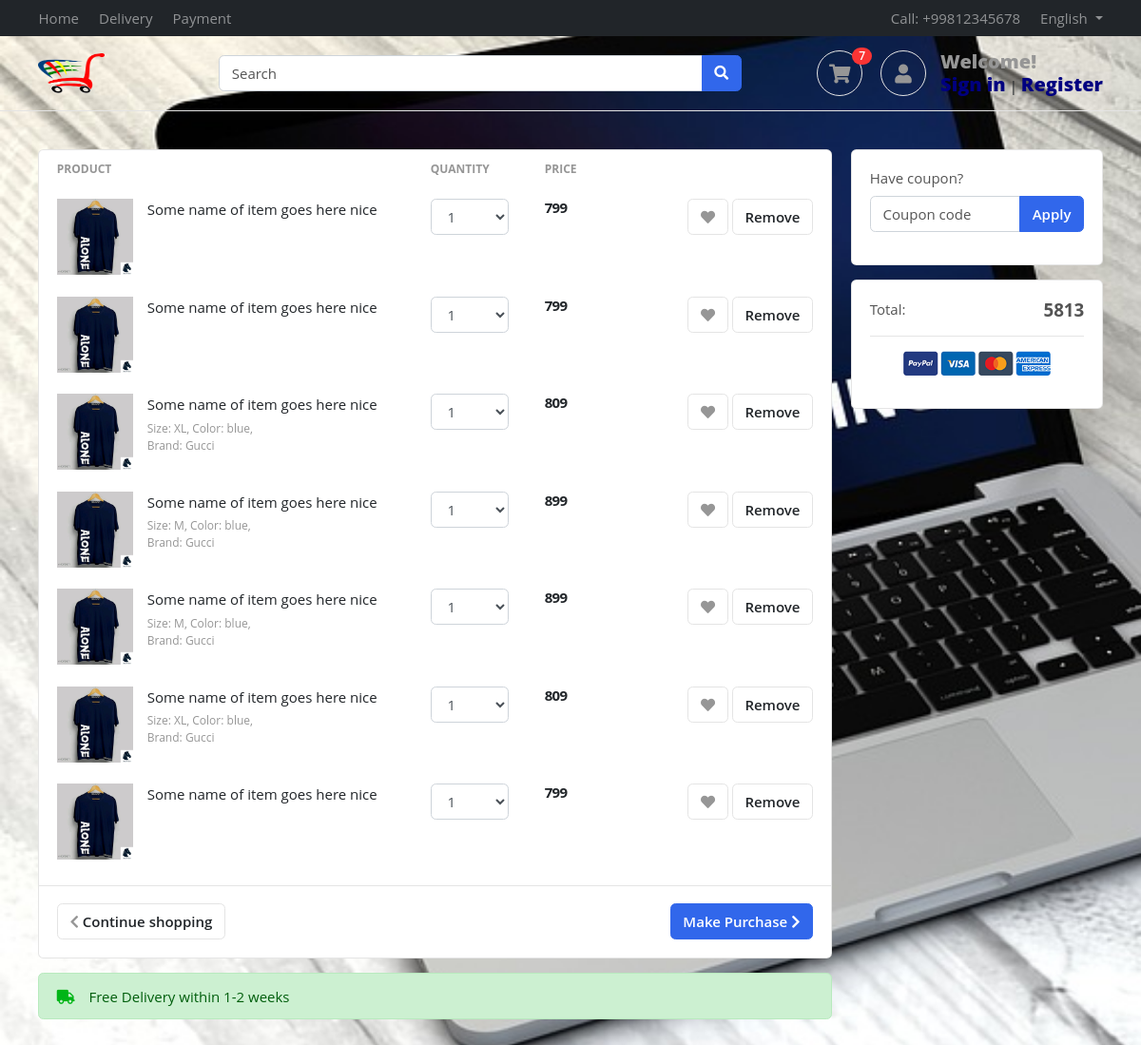
The page /accounts/cart/ (signed in) on the database its author committed.
### accounts/models.py (models this page shows)
class Profile(BaseModel):
    user=models.OneToOneField(User,on_delete=models.CASCADE,related_name='profile')
    is_email_verified=models.BooleanField(default=False)
    email_token=models.CharField(max_length=100,null=True,blank=True)
    profile_image=models.ImageField(upload_to='profile')
    def get_cart_count(self):
        return CartItems.objects.filter(cart__is_paid = False , cart__user = self.user).count()

class CartItems(BaseModel):
    cart=models.ForeignKey(Cart,on_delete=models.CASCADE,related_name='cart_items')
    quantity=models.PositiveIntegerField(default=1)
    product=models.ForeignKey(Product,on_delete=models.SET_NULL,null=True,blank=True)
    color_variant=models.ForeignKey(ColorVariant,on_delete=models.SET_NULL,null=True,blank=True)
    size_variant=models.ForeignKey(SizeVariant,on_delete=models.SET_NULL,null=True,blank=True)
    def get_product_price(self):
        price = [self.product.price]
        if self.color_variant:
            color_variant_price = self.color_variant.price
            price.append(color_variant_price)
        if self.size_variant:
            size_variant_price = self.size_variant.price
            price.append(size_variant_price)
        return sum(price)

class Cart(BaseModel):
    user=models.ForeignKey(User,on_delete=models.CASCADE,related_name='carts')
    coupon=models.ForeignKey(Coupon ,on_delete=models.SET_NULL,null=True,blank=True)
    is_paid=models.BooleanField(default=False)
    def get_cart_total(self):
        cart_items = self.cart_items.all()
        price=[]
        for cart_item in cart_items:
            price.append(cart_item.product.price)
            if cart_item.color_variant:
                color_variant_price = cart_item.color_variant.price
                price.append(color_variant_price)
            if cart_item.size_variant:
                size_variant_price = cart_item.size_variant.price
                price.append(size_variant_price)
        if self.coupon:
            if self.coupon.minimum_amount < sum(price):
             return sum(price) - self.coupon.discount_price
        return sum(price)

### products/models.py (models this page shows, shortened)
class Product(BaseModel):
    product_name=models.CharField(max_length=150)
    slug=models.SlugField(unique=True,null=True,blank=True)
    category=models.ForeignKey(Category,on_delete=models.CASCADE,related_name='products')
    price=models.IntegerField()
    product_description=models.TextField()
    color_variant = models.ManyToManyField(ColorVariant , blank=True)
    size_variant = models.ManyToManyField(SizeVariant , blank=True)

class ProductImage(BaseModel):
    product=models.ForeignKey(Product,on_delete=models.CASCADE,related_name='product_images')
    image=models.ImageField(upload_to="product")

class SizeVariant(BaseModel):
    size_name = models.CharField(max_length=100)
    price = models.IntegerField(default=0)

### accounts/views.py (the view, shortened to what this page needs)
# urls.py: path('cart/' , cart ,name="cart"),
def cart(request):
    cart_obj =  Cart.objects.get(is_paid=False, user=request.user)
    context = {'cart': cart_obj}
    return render(request,'accounts/cart.html',context )

### templates/accounts/cart.html (shortened to what this page needs)
{% extends 'base/base.html' %}
{% block  start %}
			      <section class="section-content padding-y">
					<div class="container">
					<div class="row">
						<main class="col-md-9">
					<div class="card">
					<table class="table table-borderless table-shopping-cart">
					<thead class="text-muted">
					<tr class="small text-uppercase">
					  <th scope="col">Product</th>
					  <th scope="col" width="120">Quantity</th>
					  <th scope="col" width="120">Price</th>
					  <th scope="col" class="text-right" width="200"> </th>
					</tr>
					</thead>
					<tbody>
						{% for cart_item in cart.cart_items.all %}
					<tr>
						<td>
							<figure class="itemside">
								<div class="aside"><img src="/media/{{cart_item.product.product_images.first.image}}" class="img-sm"></div>
								<figcaption class="info">
									<a href="#" class="title text-dark">Some name of item goes here nice</a>
									{% if cart_item.size_variant %}
									<p class="text-muted small">Size: {{cart_item.size_variant.size_name}}, Color: blue, <br> Brand: Gucci</p>
									{% endif %}
								</figcaption>
							</figure>
						</td>
						<td>
						<select class="form-control">
								<option>1</option>
							</select>
						</td>
						<td>
							<div class="price-wrap">
								<var class="price">{{cart_item.get_product_price}}</var>
							</div>
						</td>
						<td class="text-right">
						<a data-original-title="Save to Wishlist" title="" href="" class="btn btn-light" data-toggle="tooltip"> <i class="fa fa-heart"></i></a>
						<a href="{% url 'remove_cart' cart_item.uid %}" class="btn btn-light"> Remove</a>
						</td>
					</tr>
					{% endfor %}
				   </tbody>
					</table>
					<div class="card-body border-top">
						<a href=" " class="btn btn-primary float-md-right"> Make Purchase <i class="fa fa-chevron-right"></i> </a>
						<a href="#" class="btn btn-light"> <i class="fa fa-chevron-left"></i> Continue shopping </a>
					</div>
					</div>
					<div class="alert alert-success mt-3">
						<p class="icontext"><i class="icon text-success fa fa-truck"></i> Free Delivery within 1-2 weeks</p>
					</div>
						</main>
						<aside class="col-md-3">
							<div class="card mb-3">
								<div class="card-body">
								<form method="POST">
									<div class="form-group">
										<label>Have coupon?</label>
										<div class="input-group">
											<input type="text" name="coupon" class="form-control"  placeholder="Coupon code">
                                            <span class="input-group-append">
												<button type="submit" class="btn btn-primary">Apply</button>
											</span>
										</div>
									</div>
								</form>
								</div>
							</div>
							<div class="card">
								<div class="card-body">
										<dl class="dlist-align">
										  <dt>Total:</dt>
										  <dd class="text-right  h5"><strong>{{cart.get_cart_total}}</strong></dd>
										</dl>
										<hr>
										<p class="text-center mb-3">
											<img src="/media/images/misc/payments.png" height="26">
										</p>
								</div>
							</div>
						</aside>
					</div>
					</div>
					</section>
{% endblock %}

### templates/base/base.html (shortened to what this page needs)
<!DOCTYPE HTML>
<html lang="en">
<head>
<link href="/media/css/bootstrap.css" rel="stylesheet" type="text/css"/>
<link href="/media/fonts/fontawesome/css/all.min.css" type="text/css" rel="stylesheet">
<link href="/media/css/ui.css" rel="stylesheet" type="text/css"/>
<link href="/media/css/responsive.css" rel="stylesheet" />
</head>
<body>
	<header class="section-header">
		<nav class="navbar navbar-dark navbar-expand p-0 bg-dark">
		<div class="container">
			<ul class="navbar-nav d-none d-md-flex mr-auto">
				<li class="nav-item"><a class="nav-link" href="#">Home</a></li>
				<li class="nav-item"><a class="nav-link" href="#">Delivery</a></li>
				<li class="nav-item"><a class="nav-link" href="#">Payment</a></li>
			</ul>
			<ul class="navbar-nav">
				<li class="nav-item"><a href="#" class="nav-link"> Call: +99812345678 </a></li>
				<li class="nav-item dropdown">
					 <a href="#" class="nav-link dropdown-toggle" data-toggle="dropdown"> English </a>
				</li>
			</ul>
		  </div>
		</nav>
		<section class="header-main border-bottom">
			<div class="container">
		<div class="row align-items-center">
			<div class="col-lg-2 col-4">
				<div class="brand-wrap">
					<img style="height:100px;width:70px;" class="logo" src="/media/images/logo1.png">
				</div>
			</div>
			<div class="col-lg-6 col-sm-12">
				<form action="#" class="search">
					<div class="input-group w-100">
						<input type="text" class="form-control" placeholder="Search">
						<div class="input-group-append">
						  <button class="btn btn-primary" type="submit">
							<i class="fa fa-search"></i>
						  </button>
						</div>
					</div>
				</form>
			</div>
			<div class="col-lg-4 col-sm-6 col-8">
				<div class="widgets-wrap float-md-right">
					<div class="widget-header  mr-3">
						<a href="{% url 'cart' %}" class="icon icon-sm rounded-circle border"><i class="fa fa-shopping-cart"></i></a>
						<span class="badge badge-pill badge-danger notify">{{request.user.profile.get_cart_count}}</span>
					</div>
					<div class="widget-header icontext">
						<a href="#" class="icon icon-sm rounded-circle border"><i class="fa fa-user"></i></a>
						<div class="text">
							<span style="color:black;font-weight: 900;font-size:20px;" class="text-muted">Welcome!</span>
							<div>
								<a style="color: navy;font-weight: 900;font-size:20px;" href="{% url 'login' %}">Sign in</a> |
								<a style="color: navy;font-weight: 900;font-size:20px;" href="{% url 'register' %}"> Register</a>
							</div>
						</div>
					</div>
				</div>
			</div>
		</div>
			</div>
		</section>
		</header>
		{% block start %}
		{% endblock %}
        </body>
        </html>

### public/static/css/ui.css (style rules this page uses)
html { font-family: 'Inter', sans-serif; font-size: 15px; }
.price-wrap { letter-spacing: -0.7px; }
.icon-xs, .icon-sm, .icon-md, .icon-lg { display: inline-block; text-align: center; flex-shrink: 0; flex-grow: 0; }
.icon-sm { width: 48px; height: 48px; line-height: 48px; font-size: 20px; }
.img-xs, .img-sm, .img-md, .img-lg { object-fit: cover; flex-shrink: 0; flex-grow: 0; }
.img-sm { width: 80px; height: 80px; }
.padding-y { padding-top: 40px; padding-bottom: 40px; }
var { font-style: normal; }
figure { margin-bottom: 0; }
article:after, .form-group:after { display: block; clear: both; content: ""; }
.card .title { color: #212529; }
p:last-child { margin-bottom: 0; }
.header-main { position: relative; padding-top: 1rem; padding-bottom: 1rem; }
.brand-wrap .logo, .navbar-brand .logo { margin-right: 7px; max-height: 42px; display: inline-block; }
.widget-header { display: inline-block; vertical-align: middle; position: relative; }
.widget-header a { color: #545454; }
.widget-header i { color: #969696; }
.widget-header .notify { position: absolute; top: -3px; right: -10px; }
.btn-light { background-color: #fff; border-color: #e4e4e4; }
.btn-light i { color: #969696; }
.itemside { position: relative; display: flex; width: 100%; }
.itemside .aside { position: relative; flex-shrink: 0; }
.itemside .info { padding-left: 15px; padding-right: 7px; }
.itemside p { margin-bottom: 0; }
.itemside .title { display: block; margin-bottom: 5px; color: #212529; }
[class*="dlist-"] { margin-bottom: 5px; }
[class*="dlist-"] dd { margin-bottom: 0; }
.dlist-align { display: flex; }
.dlist-align dt { width: 120px; word-wrap: break-word; font-weight: normal; }
.dlist-align dd { flex-grow: 1; }
.icontext { display: inline-flex; align-items: center; vertical-align: middle; }
.icontext .text { width: 100%; line-height: 1.2; color: #212529; }
.icontext .icon { position: relative; margin-right: 15px; flex-shrink: 0; flex-grow: 0; }
.notify { position: absolute; top: -4px; right: -10px; display: inline-block; padding: .25em .6em; font-size: 12px; line-height: 1; text-align: center; border-radius: 3rem; color: #fff; background-color: #fa3434; }
.price { font-weight: 600; color: #212529; }
.table-shopping-cart.table td, .table-shopping-cart.table th { padding-left: 1.25rem; padding-right: 1.25rem; }
.table-shopping-cart .price-wrap { line-height: 1.2; }
.table-shopping-cart .price { font-weight: bold; margin-right: 5px; display: block; }
body { background: url('bgg.jpg'); background-repeat: no-repeat; background-size:cover; font-family: "Open Sans", sans-serif; }

### rows shown on the page
CartItems: product.product_images.first.image (picture), get_product_price "799"
CartItems: product.product_images.first.image (picture), get_product_price "799"
CartItems: product.product_images.first.image (picture), size_variant.size_name "XL", get_product_price "809"
CartItems: product.product_images.first.image (picture), size_variant.size_name "M", get_product_price "899"
CartItems: product.product_images.first.image (picture), size_variant.size_name "M", get_product_price "899"
CartItems: product.product_images.first.image (picture), size_variant.size_name "XL", get_product_price "809"
CartItems: product.product_images.first.image (picture), get_product_price "799"
Cart: get_cart_total "5813"

### other values the page prints
{{ request.user.profile.get_cart_count }} "7"
